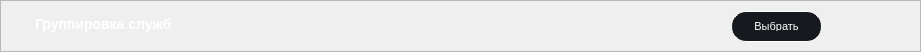
      <widget class="QFrame" name="frame_svchosts">
       <property name="geometry">
        <rect>
         <x>10</x>
         <y>163</y>
         <width>921</width>
         <height>45</height>
        </rect>
       </property>
       <property name="maximumSize">
        <size>
         <width>16777215</width>
         <height>45</height>
        </size>
       </property>
       <property name="styleSheet">
        <string notr="true">/* styles.qss */

#frame_svchosts {
    background-color: #161A1E;
    border-radius: 15px; /* Установите значение по вашему усмотрению для достижения овальной формы */
}
</string>
       </property>
       <property name="frameShape">
        <enum>QFrame::StyledPanel</enum>
       </property>
       <property name="frameShadow">
        <enum>QFrame::Raised</enum>
       </property>
       <layout class="QHBoxLayout" name="horizontalLayout_4">
        <property name="spacing">
         <number>0</number>
        </property>
        <property name="leftMargin">
         <number>0</number>
        </property>
        <property name="topMargin">
         <number>0</number>
        </property>
        <property name="rightMargin">
         <number>0</number>
        </property>
        <property name="bottomMargin">
         <number>0</number>
        </property>
        <item>
         <widget class="QFrame" name="frame_svchosts_2">
          <property name="minimumSize">
           <size>
            <width>0</width>
            <height>50</height>
           </size>
          </property>
          <property name="styleSheet">
           <string notr="true">background-color: transparent;</string>
          </property>
          <property name="frameShape">
           <enum>QFrame::StyledPanel</enum>
          </property>
          <property name="frameShadow">
           <enum>QFrame::Raised</enum>
          </property>
          <widget class="QLabel" name="labelsvchosts">
           <property name="geometry">
            <rect>
             <x>580</x>
             <y>0</y>
             <width>111</width>
             <height>31</height>
            </rect>
           </property>
           <property name="sizePolicy">
            <sizepolicy hsizetype="Preferred" vsizetype="Preferred">
             <horstretch>70</horstretch>
             <verstretch>30</verstretch>
            </sizepolicy>
           </property>
           <property name="minimumSize">
            <size>
             <width>70</width>
             <height>30</height>
            </size>
           </property>
           <property name="styleSheet">
            <string notr="true">color: white; /* Установите цвет текста в белый */
font-size: 14px; /* Установите размер шрифта в 14 пикселей */
font-family: &quot;Times New Roman&quot;; /* Установите тип шрифта по вашему выбору */
font-weight: bold; /* Установите жирность шрифта (если нужно) */
margin-top: 5px; /* Опустить текст на 10 пикселей вниз */</string>
           </property>
           <property name="text">
            <string/>
           </property>
          </widget>
          <widget class="QPushButton" name="pushsvchosts">
           <property name="geometry">
            <rect>
             <x>730</x>
             <y>10</y>
             <width>91</width>
             <height>31</height>
            </rect>
           </property>
           <property name="minimumSize">
            <size>
             <width>91</width>
             <height>31</height>
            </size>
           </property>
           <property name="maximumSize">
            <size>
             <width>91</width>
             <height>31</height>
            </size>
           </property>
           <property name="baseSize">
            <size>
             <width>0</width>
             <height>0</height>
            </size>
           </property>
           <property name="styleSheet">
            <string notr="true">/* styles.qss */

QPushButton {
    background-color: #161A1E;
    border-radius: 15px;
    color: white; /* Установите цвет текста */
    font-size: 11px; /* Установите размер шрифта */
    padding: 10px 20px; /* Установите отступы */
    border: 1px solid white; /* Уменьшаем толщину обводки до 1 пикселя */
}

QPushButton:hover {
    background-color: #2C3236;
    transition: background-color 0.3s ease;
}
</string>
           </property>
           <property name="text">
            <string>Выбрать</string>
           </property>
          </widget>
          <widget class="QLabel" name="labelTextsvchosts">
           <property name="geometry">
            <rect>
             <x>30</x>
             <y>10</y>
             <width>161</width>
             <height>21</height>
            </rect>
           </property>
           <property name="styleSheet">
            <string notr="true">/* styles.qss */

QLabel {
    color: white; /* Установите цвет текста в белый */
    font-size: 14px; /* Установите размер шрифта в 14 пикселей */
    font-family: &quot;Times New Roman&quot;; /* Установите тип шрифта по вашему выбору */
    font-weight: bold; /* Установите жирность шрифта (если нужно) */
    margin-top: 5px; /* Опустить текст на 10 пикселей вниз */
}
</string>
           </property>
           <property name="text">
            <string>Группировка служб</string>
           </property>
          </widget>
         </widget>
        </item>
       </layout>
      </widget>
